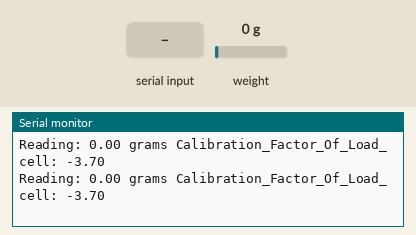
This sketch was run on a simulated Arduino Uno, built with avr-gcc and run on an emulated ATmega328P. Shown: the last lines printed to the serial monitor. Inputs (shaded band) come from the test bench; at power-on: weight on the scale 0 g.

Above: at 3.3 s.
3.4 s: weight on the scale set to 1250 g
At 3.41 s:
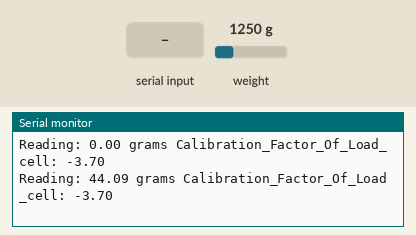
6.4 s: "+" received over Serial
At 6.55 s:
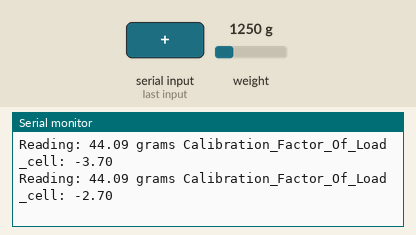
9.4 s: weight on the scale set to 100 g
At 9.49 s:
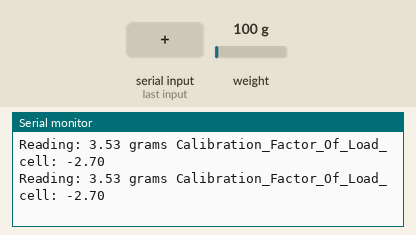
12.4 s: "a" received over Serial
At 12.53 s:
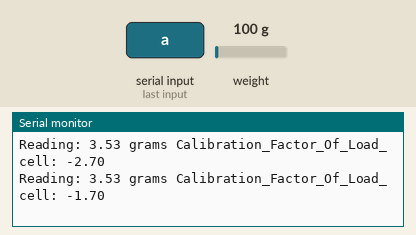
Timing chart, 0 to 14.9 s (numbered marks = the images above; inputs shaded):
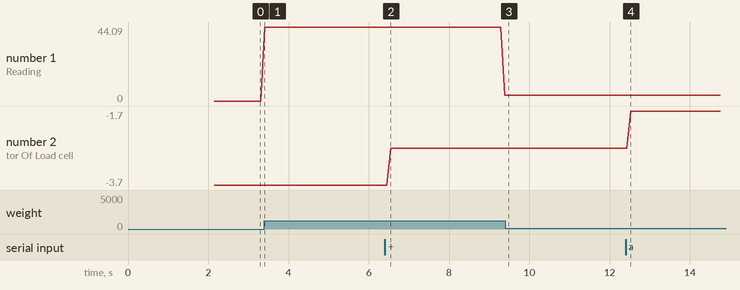

The sketch:

Config_Data_Mass.INO
```cpp
#include "HX711.h"

HX711 scale(A1, A0); // DT, CLK

float Calibration_Factor_Of_Load_cell = -3.7; // этот калибровочный коэффициент настраивается в соответствии с тензодатчиком
float U;
float O;

void setup() {
  Serial.begin(9600);
  Serial.println("HX711 calibration sketch");
  Serial.println("Remove all weight from scale");
  Serial.println("After readings begin, place known weight on scale");
  Serial.println("Press + or a to increase calibration factor");
  Serial.println("Press - or z to decrease calibration factor");

  scale.set_scale();
  scale.tare(); //Сбросьте масштаб до 0
  long zero_factor = scale.read_average(); //Получаем базовое чтение
  Serial.print("Zero factor: "); //Это можно использовать, чтобы устранить необходимость тарирования шкалы. Полезно в проектах постоянного масштаба.
  Serial.println(zero_factor);
}

void loop() {

  scale.set_scale(Calibration_Factor_Of_Load_cell); //Отрегулируйте этот калибровочный коэффициент
  Serial.print("Reading: ");
  U = scale.get_units();
  if (U < 0)
  {
    U = 0.00;
  }
  O = U * 0.035274;
  Serial.print(O);
  Serial.print(" grams");
  Serial.print(" Calibration_Factor_Of_Load_cell: ");
  Serial.print(Calibration_Factor_Of_Load_cell);
  Serial.println();

  if (Serial.available())
  {
    char temp = Serial.read();
    if (temp == '+' || temp == 'a')
      Calibration_Factor_Of_Load_cell += 1;
    else if (temp == '-' || temp == 'z')
      Calibration_Factor_Of_Load_cell -= 1;
  }
}
```

Measured:
- after the input at 3.4 s, the serial monitor: prints a new line at once (image 1)
- after the input at 6.4 s, the serial monitor: prints a new line after 0.15 s (image 2)
- after the input at 9.4 s, the serial monitor: prints a new line after 0.09 s (image 3)
- after the input at 12.4 s, the serial monitor: prints a new line after 0.12 s (image 4)
- plotted number 1: 0 → 44.09 after the input at 3.4 s, 44.09 → 3.53 after the input at 6.4 s
- plotted number 2: -3.7 → -2.7 after the input at 6.4 s, -2.7 → -1.7 after the input at 12.4 s
